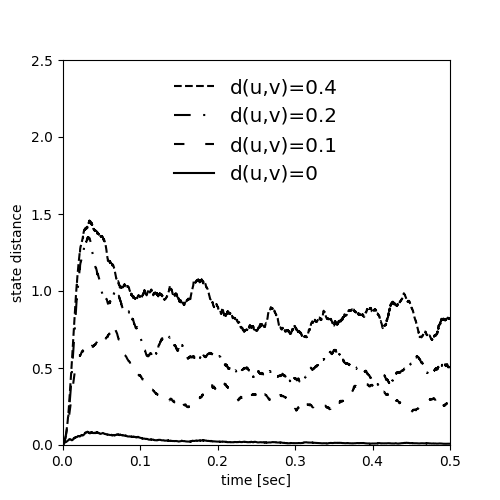

Write Python code to recreate this figure.
from collections import defaultdict
import multiprocessing

import numpy as np
import matplotlib.pyplot as plt

from brian2 import (
    NeuronGroup,
    Synapses,
    SpikeGeneratorGroup,
    SpikeMonitor,
    Network,
    prefs,
)
from brian2 import ms, mV, Mohm, nA, second, Hz
from brian2 import defaultclock, prefs

N_NEURONS = 135
V_THRESH = 15 * mV
V_RESET = 13.5 * mV

STIMULUS_POISSON_RATE = 20 * Hz
TARGET_DISTANCES = [0.4, 0.2, 0.1]
N_PAIRS = 200

DT = 0.1 * ms
DURATION = 500 * ms
TS = np.arange(0, DURATION / ms, DT / ms)


def exponential_convolution(t, spikes, tau):
    """Convolute spikes with exponential kernel
    t -- numpy array of times to evaluate the convolution
    spikes -- iterable of spike times
    tau -- exponential decay constant
    """
    if len(spikes):
        return sum([np.exp(-((t - st) / tau)) * (t >= st) for st in spikes])
    else:
        return np.zeros(len(TS))


def gaussian_convolution(t, spikes, tau):
    """Convolute spikes with Gaussian kernel
    t -- numpy array of times to evaluate the convolution
    spikes -- iterable of spike times
    tau -- exponential decay constant
    """
    if len(spikes):
        return sum([np.exp(-(((t - st) / tau) ** 2)) for st in spikes])
    else:
        return np.zeros(len(TS))


def euclidian_distance(liquid_states_u, liquid_states_v):
    """Euclidian distance between liquid states
    liquid_states_u -- liquid states
    liquid_states_v -- other liquid states

    To match the numbers in the paper, the square root is omitted
    """

    return np.mean((liquid_states_u - liquid_states_v) ** 2, axis=0)


def distance(conv_a, conv_b, dt):
    """Difference of convolutions in the L2-norm
    conv_a -- convolutions
    conv_b -- other convolutions
    dt -- time step

    To match the numbers in the paper, the square root is omitted
    """

    return sum((conv_a - conv_b) ** 2) * dt


def generate_poisson(duration, rate):
    """Generate Poisson spike train
    duration -- duration of spike train
    rate -- rate of spike train

    Return only spike trains that do not have multiple spikes per time bin
    """
    while True:
        N = np.random.poisson(rate * duration)
        spikes = np.random.uniform(0, duration, N)

        spikes_orig = np.sort(spikes)
        shift = 1e-3 * (DT / ms)
        timebins = ((spikes_orig + shift) / (DT / ms)).astype(np.int32)

        if not any(np.diff(timebins) == 0):
            return spikes_orig


def collect_stimulus_pairs():
    """Collect pairs of input stimuli close in target distance"""
    DELTA_DISTANCE = 0.01
    collected_pairs = defaultdict(list)

    while True:

        spikes_u = generate_poisson(DURATION / ms, STIMULUS_POISSON_RATE / Hz / 1e3)
        spikes_v = generate_poisson(DURATION / ms, STIMULUS_POISSON_RATE / Hz / 1e3)

        conv_u = gaussian_convolution(TS, spikes_u, tau=5)
        conv_v = gaussian_convolution(TS, spikes_v, tau=5)

        normed_distance = distance(conv_u, conv_v, DT / ms) / (DURATION / ms)

        for target_distance in TARGET_DISTANCES:
            if (
                abs(normed_distance - target_distance) < DELTA_DISTANCE
                and len(collected_pairs[target_distance]) < N_PAIRS
            ):
                collected_pairs[target_distance].append((spikes_u, spikes_v))

        # stop if we have enough pairs collected
        if len(collected_pairs) == len(TARGET_DISTANCES) and all(
            np.array(list(map(len, collected_pairs.values()))) == N_PAIRS
        ):
            break

    return collected_pairs


def get_neurons():
    neurons = NeuronGroup(
        N_NEURONS,
        """
        tau_mem : second (shared, constant)
        tau_refrac : second (constant)
        v_reset : volt (shared, constant)
        v_thresh : volt (shared, constant)
        I_b : ampere (shared, constant)
        tau_stimulus : second (constant)
        I_syn_ee_synapses : ampere
        I_syn_ei_synapses : ampere
        I_syn_ie_synapses : ampere
        I_syn_ii_synapses : ampere
        dI_stimulus/dt = -I_stimulus/tau_stimulus : ampere
        R_in : ohm
        dv/dt = -v/tau_mem + (I_syn_ee_synapses +
                              I_syn_ei_synapses +
                              I_syn_ie_synapses +
                              I_syn_ii_synapses)*R_in/tau_mem
                           + I_b*R_in/tau_mem
                           + I_stimulus*R_in/tau_mem: volt (unless refractory)
        x_pos : 1 (constant)
        y_pos : 1 (constant)
        z_pos : 1 (constant)
        """,
        threshold="v>v_thresh",
        reset="v=v_reset",
        refractory="tau_refrac",
        method="exact",
        name="neurons",
    )

    neurons.tau_mem = 30 * ms
    neurons.v_thresh = V_THRESH
    neurons.v_reset = V_RESET

    neurons.I_b = 13.5 * nA

    neurons.v[:] = (
        np.random.uniform(V_RESET / mV, V_THRESH / mV, size=len(neurons)) * mV
    )

    neurons.R_in = 1 * Mohm

    # to randomly assign excitatory and inhibitory neurons later
    indices = np.arange(len(neurons))
    np.random.shuffle(indices)

    # a column of 15x3x3 neurons
    neurons.x_pos = indices % 3
    neurons.y_pos = (indices // 3) % 3
    neurons.z_pos = indices // 9

    return neurons


def get_synapses(name, source, target, C, l, tau_I, A, U, D, F, delay):
    synapses_eqs = """
    A : ampere (constant)
    U : 1 (constant)
    tau_I : second (shared, constant)
    D : second (constant)
    dx/dt =  z/D       : 1 (clock-driven) # recovered
    dy/dt = -y/tau_I   : 1 (clock-driven) # active
    z = 1 - x - y      : 1                # inactive
    I_syn_{}_post = A*y : ampere (summed)
    """.format(name)

    if F:
        synapses_eqs += """
        du/dt = -u/F : 1 (clock-driven)
        F : second (constant)
        """

        synapses_action = """
        u += U*(1-u)
        y += u*x # important: update y first
        x += -u*x
        """
    else:
        synapses_action = """
        y += U*x # important: update y first
        x += -U*x
        """

    synapses = Synapses(
        source,
        target,
        model=synapses_eqs,
        on_pre=synapses_action,
        method="exact",
        name=name,
        delay=delay,
    )

    synapses.connect(
        p=f"{C} * exp(-((x_pos_pre-x_pos_post)**2 + (y_pos_pre-y_pos_post)**2 + (z_pos_pre-z_pos_post)**2)/{l}**2)"
    )

    N_syn = len(synapses)

    synapses.tau_I = tau_I

    synapses.A[:] = np.sign(A / nA) * np.random.gamma(1, abs(A / nA), size=N_syn) * nA

    synapses.U[:] = np.random.normal(U, 0.5 * U, size=N_syn)
    # paper samples from uniform, we take the mean
    synapses.U[:][synapses.U < 0] = U

    synapses.D[:] = np.random.normal(D / ms, 0.5 * D / ms, size=N_syn) * ms
    # paper samples from uniform, we take the mean
    synapses.D[:][synapses.D / ms <= 0] = D

    # start fully recovered
    synapses.x = 1

    if F:
        synapses.F[:] = np.random.normal(F / ms, 0.5 * F / ms, size=N_syn) * ms
        # paper samples from uniform, we take the mean
        synapses.F[:][synapses.F / ms <= 0] = F

    return synapses


def sim(net, spike_times):
    """Run network with given stimulus

    Redraws initial membrane voltages

    net -- the network to simulate
    spike_times -- the stimulus to inject
    """
    net.restore()

    net["neurons"].v = (
        np.random.uniform(V_RESET / mV, V_THRESH / mV, size=len(neurons)) * mV
    )
    net["stimulus"].set_spikes([0] * len(spike_times), spike_times * ms)

    net.run(DURATION)

    spikes = list(net["spike_monitor_exc"].spike_trains().values()) + list(
        net["spike_monitor_inh"].spike_trains().values()
    )

    liquid_states = np.array(
        [exponential_convolution(TS, st / ms, tau=30) for st in spikes]
    )

    return liquid_states

if __name__ == '__main__':
    neurons = get_neurons()

    N_exc = int(0.8 * len(neurons))

    exc_neurons = neurons[:N_exc]
    exc_neurons.tau_refrac = 3 * ms
    exc_neurons.tau_stimulus = 3 * ms

    inh_neurons = neurons[N_exc:]
    inh_neurons.tau_refrac = 2 * ms
    inh_neurons.tau_stimulus = 6 * ms

    l_lambda = 2

    ee_synapses = get_synapses(
        "ee_synapses",
        exc_neurons,
        exc_neurons,
        C=0.3,
        l=l_lambda,
        tau_I=3 * ms,
        A=30 * nA,
        U=0.5,
        D=1.1 * second,
        F=0.05 * second,
        delay=1.5 * ms,
    )
    ei_synapses = get_synapses(
        "ei_synapses",
        exc_neurons,
        inh_neurons,
        C=0.2,
        l=l_lambda,
        tau_I=3 * ms,
        A=60 * nA,
        U=0.05,
        D=0.125 * second,
        F=1.2 * second,
        delay=0.8 * ms,
    )
    ie_synapses = get_synapses(
        "ie_synapses",
        inh_neurons,
        exc_neurons,
        C=0.4,
        l=l_lambda,
        tau_I=6 * ms,
        A=-19 * nA,
        U=0.25,
        D=0.7 * second,
        F=0.02 * second,
        delay=0.8 * ms,
    )
    ii_synapses = get_synapses(
        "ii_synapses",
        inh_neurons,
        inh_neurons,
        C=0.1,
        l=l_lambda,
        tau_I=6 * ms,
        A=-19 * nA,
        U=0.32,
        D=0.144 * second,
        F=0.06 * second,
        delay=0.8 * ms,
    )

    # place holder for stimulus
    stimulus = SpikeGeneratorGroup(1, [], [] * ms, name="stimulus")

    spike_monitor_stimulus = SpikeMonitor(stimulus)

    static_synapses_exc = Synapses(
        stimulus,
        exc_neurons,
        "A : ampere (shared, constant)",
        on_pre="I_stimulus += A"
    )
    static_synapses_exc.connect(p=1)
    static_synapses_exc.A = 18 * nA

    static_synapses_inh = Synapses(
        stimulus,
        inh_neurons,
        "A : ampere (shared, constant)",
        on_pre="I_stimulus += A"
    )
    static_synapses_inh.connect(p=1)
    static_synapses_inh.A = 9 * nA

    spike_monitor_exc = SpikeMonitor(exc_neurons, name="spike_monitor_exc")
    spike_monitor_inh = SpikeMonitor(inh_neurons, name="spike_monitor_inh")

    defaultclock.dt = DT

    net = Network(
        [
            neurons,
            ee_synapses,
            ei_synapses,
            ie_synapses,
            ii_synapses,
            static_synapses_exc,
            static_synapses_inh,
            stimulus,
            spike_monitor_exc,
            spike_monitor_inh,
        ]
    )
    net.store()

    collected_pairs = collect_stimulus_pairs()

    # add only jittered pairs
    collected_pairs[0] = [
        [generate_poisson(DURATION / ms, STIMULUS_POISSON_RATE / Hz / 1e3)] * 2
        for _ in range(N_PAIRS)
    ]

    def map_sim(spike_times):
        """Wrapper to sim for multiprocessing
        """
        return sim(net, spike_times)

    result = defaultdict(list)
    # loop over all distances and Poisson stimulus pairs
    for d, pairs in collected_pairs.items():

        with multiprocessing.Pool() as p:
            states_u = p.map(map_sim, [p[0] for p in pairs])
            states_v = p.map(map_sim, [p[1] for p in pairs])

        for liquid_states_u, liquid_states_v in zip(states_u, states_v):
            ed = euclidian_distance(liquid_states_u, liquid_states_v)
            result[d].append(ed)
    # plot
    fig, ax = plt.subplots(figsize=(5, 5))

    linestyles = ["dashed", (0, (8, 6, 1, 6)), (0, (5, 10)), "solid"]

    for d, ls in zip(TARGET_DISTANCES + [0], linestyles):

        eds = result[d]
        eds = np.array(eds)

        ax.plot(
            TS / 1000, np.mean(eds, axis=0), label=f"d(u,v)={d}", linestyle=ls, color="k"
        )

    ax.set_xlabel("time [sec]")
    ax.set_ylabel("state distance")

    ax.set_xlim(0, 0.5)
    ax.set_ylim(0, 2.5)

    ax.legend(loc="upper center", fontsize="x-large", frameon=False)
    plt.savefig("maas2002.png")
    plt.show()